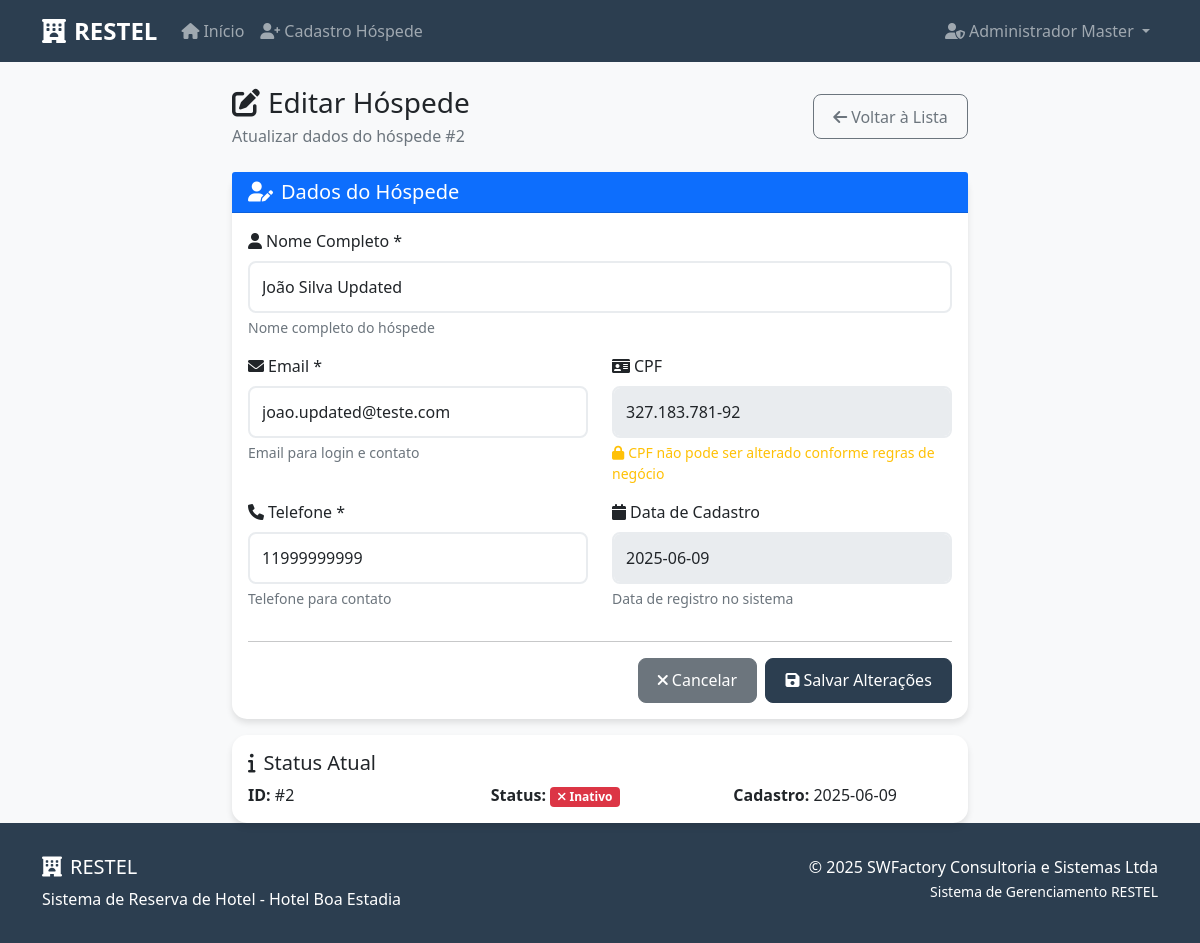
The app's page /admin/hospede/2/editar (signed in) with its own data.
### tables this page shows
CREATE TABLE hospedes (
            id INTEGER PRIMARY KEY AUTOINCREMENT,
            nome_completo TEXT NOT NULL,
            email TEXT UNIQUE NOT NULL,
            cpf TEXT UNIQUE NOT NULL,
            telefone TEXT NOT NULL,
            senha TEXT NOT NULL,
            ativo BOOLEAN DEFAULT 1,
            data_cadastro TIMESTAMP DEFAULT CURRENT_TIMESTAMP
        );

### src/restel/app.py (the view)
@app.route('/admin/hospede/<int:hospede_id>/editar')
def editar_hospede(hospede_id):
    if 'admin_id' not in session:
        flash('Acesso negado! Faça login como administrador.', 'error')
        return redirect(url_for('login_admin'))
    conn = get_db_connection()
    hospede = conn.execute('SELECT * FROM hospedes WHERE id = ?', (hospede_id,)).fetchone()
    conn.close()
    if not hospede:
        flash('Hóspede não encontrado!', 'error')
        return redirect(url_for('gerenciar_hospedes'))
    return render_template('admin_hospede_editar.html', hospede=hospede)

### src/restel/app.py (called while the page is built)
def get_db_connection():
    conn = sqlite3.connect(DATABASE)
    conn.row_factory = sqlite3.Row
    return conn

### src/restel/templates/admin_hospede_editar.html (shortened to what this page needs)
{% extends "base.html" %}
{% block content %}
<div class="container mt-4">
    <div class="row justify-content-center">
        <div class="col-lg-8">
            <div class="d-flex justify-content-between align-items-center mb-4">
                <div>
                    <h1 class="h3 mb-1">
                        <i class="fas fa-edit me-2"></i>Editar Hóspede
                    </h1>
                    <p class="text-muted mb-0">Atualizar dados do hóspede #{{ hospede.id }}</p>
                </div>
                <a href="{{ url_for('gerenciar_hospedes') }}" class="btn btn-outline-secondary">
                    <i class="fas fa-arrow-left me-1"></i>Voltar à Lista
                </a>
            </div>
            <div class="card">
                <div class="card-header bg-primary text-white">
                    <h2 class="h5 mb-0">
                        <i class="fas fa-user-edit me-2"></i>Dados do Hóspede
                    </h2>
                </div>
                <div class="card-body">
                    <form method="POST" action="{{ url_for('processar_edicao_hospede', hospede_id=hospede.id) }}">
                        <div class="row">
                            <div class="col-md-12 mb-3">
                                <label for="nome_completo" class="form-label">
                                    <i class="fas fa-user me-1"></i>Nome Completo *
                                </label>
                                <input type="text" class="form-control" id="nome_completo" name="nome_completo"
                                       value="{{ hospede.nome_completo }}" required maxlength="100">
                                <div class="form-text">Nome completo do hóspede</div>
                            </div>
                        </div>
                        <div class="row">
                            <div class="col-md-6 mb-3">
                                <label for="email" class="form-label">
                                    <i class="fas fa-envelope me-1"></i>Email *
                                </label>
                                <input type="email" class="form-control" id="email" name="email"
                                       value="{{ hospede.email }}" required maxlength="100">
                                <div class="form-text">Email para login e contato</div>
                            </div>
                            <div class="col-md-6 mb-3">
                                <label for="cpf" class="form-label">
                                    <i class="fas fa-id-card me-1"></i>CPF
                                </label>
                                <input type="text" class="form-control" id="cpf" name="cpf"
                                       value="{{ hospede.cpf[:3] }}.{{ hospede.cpf[3:6] }}.{{ hospede.cpf[6:9] }}-{{ hospede.cpf[9:] }}"
                                       readonly disabled>
                                <div class="form-text text-warning">
                                    <i class="fas fa-lock me-1"></i>CPF não pode ser alterado conforme regras de negócio
                                </div>
                            </div>
                        </div>
                        <div class="row">
                            <div class="col-md-6 mb-3">
                                <label for="telefone" class="form-label">
                                    <i class="fas fa-phone me-1"></i>Telefone *
                                </label>
                                <input type="tel" class="form-control" id="telefone" name="telefone"
                                       value="{{ hospede.telefone }}" required maxlength="20">
                                <div class="form-text">Telefone para contato</div>
                            </div>
                            <div class="col-md-6 mb-3">
                                <label class="form-label">
                                    <i class="fas fa-calendar me-1"></i>Data de Cadastro
                                </label>
                                <input type="text" class="form-control"
                                       value="{{ hospede.data_cadastro.split(' ')[0] if hospede.data_cadastro else 'N/A' }}"
                                       readonly disabled>
                                <div class="form-text">Data de registro no sistema</div>
                            </div>
                        </div>
                        <hr>
                        <div class="row">
                            <div class="col-12">
                                <div class="d-flex gap-2 justify-content-end">
                                    <a href="{{ url_for('gerenciar_hospedes') }}" class="btn btn-secondary">
                                        <i class="fas fa-times me-1"></i>Cancelar
                                    </a>
                                    <button type="submit" class="btn btn-primary">
                                        <i class="fas fa-save me-1"></i>Salvar Alterações
                                    </button>
                                </div>
                            </div>
                        </div>
                    </form>
                </div>
            </div>
            <div class="card mt-3">
                <div class="card-body">
                    <h5 class="card-title">
                        <i class="fas fa-info me-2"></i>Status Atual
                    </h5>
                    <div class="row">
                        <div class="col-md-4">
                            <strong>ID:</strong> #{{ hospede.id }}
                        </div>
                        <div class="col-md-4">
                            <strong>Status:</strong>
                            {% if hospede.ativo %}
                                <span class="badge bg-success">
                                    <i class="fas fa-check me-1"></i>Ativo
                                </span>
                            {% else %}
                                <span class="badge bg-danger">
                                    <i class="fas fa-times me-1"></i>Inativo
                                </span>
                            {% endif %}
                        </div>
                        <div class="col-md-4">
                            <strong>Cadastro:</strong> {{ hospede.data_cadastro.split(' ')[0] if hospede.data_cadastro else 'N/A' }}
                        </div>
                    </div>
                </div>
            </div>
        </div>
    </div>
</div>
{% endblock %}

### src/restel/templates/base.html (style rules this page uses)
:root { --primary-color: #2c3e50; --secondary-color: #3498db; --success-color: #27ae60; --danger-color: #e74c3c; --warning-color: #f39c12; --light-bg: #f8f9fa; }
body { font-family: 'Segoe UI', Tahoma, Geneva, Verdana, sans-serif; background-color: var(--light-bg); }
.card { border: none; border-radius: 15px; box-shadow: 0 4px 6px rgba(0, 0, 0, 0.1); transition: transform 0.2s; }
.btn { border-radius: 8px; padding: 0.6rem 1.2rem; font-weight: 500; }
.btn-primary { background-color: var(--primary-color); border-color: var(--primary-color); }
.form-control { border-radius: 8px; border: 2px solid #e9ecef; padding: 0.75rem; }

### records on screen
hospedes: id "2", nome_completo "João Silva Updated", email "joao.updated@teste.com", cpf "327.183.781-92", telefone "11999999999", data_cadastro "2025-06-09"

### other values on screen
{{ session.admin_nome }} "Administrador Master"
